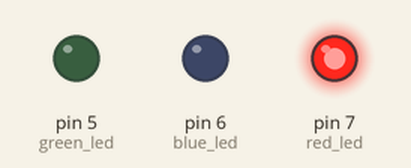
Simulated run of this sketch. Board: Arduino Uno, built with avr-gcc and run on an emulated ATmega328P. Shown: output pins drawn as LEDs (lit = HIGH).

Above: at 0.5 s.
At 1.9 s:
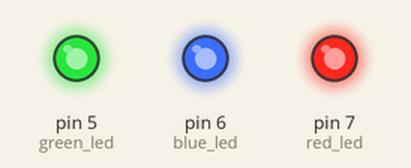
At 2.23 s:
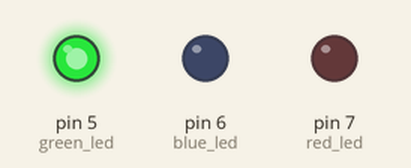
At 3.6 s:
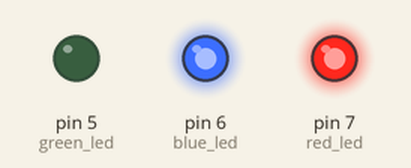
At 4.46 s:
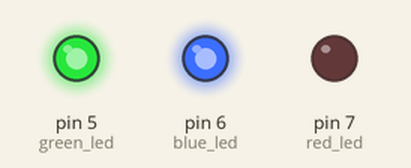
Timing chart, 0 to 5.3 s (numbered marks = the images above):
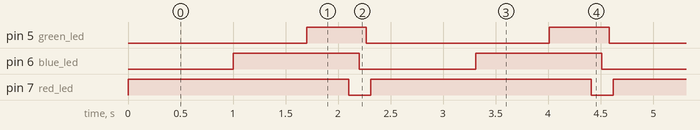

The sketch:

project2.ino
```cpp
#define red_led 7
#define blue_led 6
#define green_led 5

void setup() {
pinMode(red_led,OUTPUT);
pinMode(blue_led,OUTPUT);
pinMode(green_led,OUTPUT);

}

void loop() {

digitalWrite(red_led,HIGH);
delay(1000);
digitalWrite(blue_led,HIGH);
delay(700);
digitalWrite(green_led,HIGH);
delay(400);
digitalWrite(red_led,LOW);
delay(100);
digitalWrite(blue_led,LOW);
delay(70);
digitalWrite(green_led,LOW);
delay(40);
}
```

Measured:
- by itself, pin 5 (green_led): alternates HIGH for 0.57 s and LOW for 1.7 s
- by itself, pin 6 (blue_led): alternates HIGH for 1.2 s and LOW for 1.1 s
- by itself, pin 7 (red_led): alternates HIGH for 2.1 s and LOW for 0.21 s
